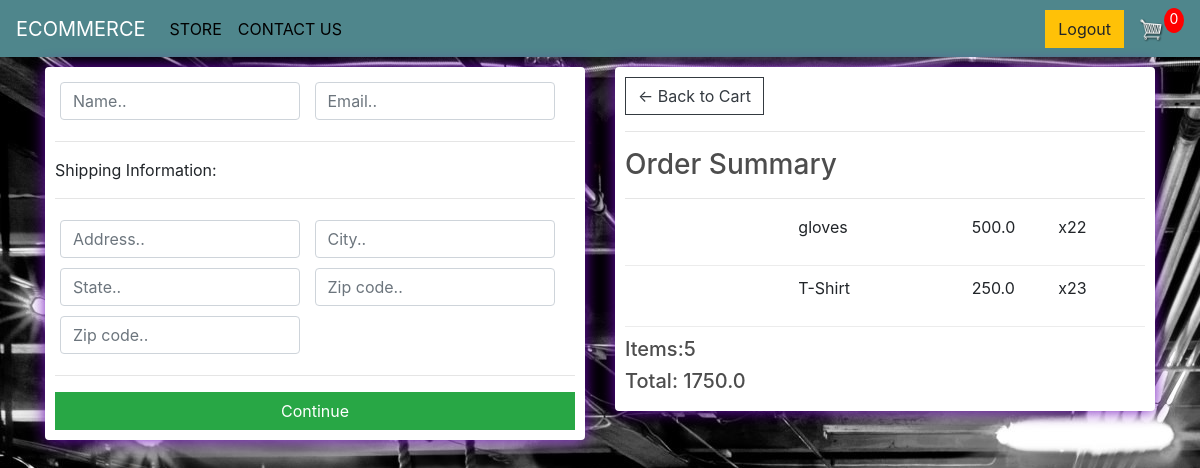
Screenshot of /checkout/ (signed in) with the database file from the repository.
### store/models.py (models this page shows, shortened)
class OrderItem(models.Model):
    product = models.ForeignKey(Product,on_delete=models.SET_NULL,null=True)
    order = models.ForeignKey(Order,on_delete=models.SET_NULL,null=True)
    quantity = models.IntegerField(default=0,null = True,blank=True)
    date_added = models.DateTimeField(auto_now_add=True)
    @property #can access directly in templates
    def get_total(self):
        total = self.product.price*self.quantity
        return total

class Product(models.Model):
    name = models.CharField(max_length=200)
    price = models.FloatField()
    digital = models.BooleanField(default=False,null=True,blank=True)
    image = models.ImageField(null=True,blank=True)

class Order(models.Model):
    customer = models.ForeignKey(Customer,on_delete=models.SET_NULL,null=True,blank=True)
    date_ordered = models.DateTimeField(auto_now_add=True)
    complete = models.BooleanField(default=False)
    transaction_id = models.CharField(max_length=100,null = True)
    @property
    def get_cart_total(self):
        orderitems = self.orderitem_set.all()
        total = sum([item.get_total for item in orderitems])
        return total
    @property
    def get_cart_items(self):
        orderitems = self.orderitem_set.all()
        total = sum([item.quantity for item in orderitems])
        return total

### store/views.py (the view)
# urls.py: path('checkout/', views.checkout, name="checkout"),
def checkout(request):
	if request.user.is_authenticated:
		customer = request.user.customer
		order, created = Order.objects.get_or_create(customer=customer, complete=False)
		items = order.orderitem_set.all()
	else:
		items = []
		order = {'get_cart_total':0, 'get_cart_items':0}
	context = {'items':items, 'order':order}
	return render(request, 'store/checkout.html', context)

### store/templates/store/checkout.html (shortened to what this page needs)
{% extends 'store/main.html' %}
{% load static %}
{% block content %}
     <div class="row">
		<div class="col-lg-6">
			<div class="box-element" id="form-wrapper">
				<form id="form">
					<div id="user-info">
						<div class="form-field">
							<input required class="form-control" type="text" name="name" placeholder="Name..">
						</div>
						<div class="form-field">
							<input required class="form-control" type="email" name="email" placeholder="Email..">
						</div>
					</div>
					<div id="shipping-info">
						<hr>
						<p>Shipping Information:</p>
						<hr>
						<div class="form-field">
							<input class="form-control" type="text" name="address" placeholder="Address..">
						</div>
						<div class="form-field">
							<input class="form-control" type="text" name="city" placeholder="City..">
						</div>
						<div class="form-field">
							<input class="form-control" type="text" name="state" placeholder="State..">
						</div>
						<div class="form-field">
							<input class="form-control" type="text" name="zipcode" placeholder="Zip code..">
						</div>
						<div class="form-field">
							<input class="form-control" type="text" name="country" placeholder="Zip code..">
						</div>
					</div>
					<hr>
					<input id="form-button" class="btn btn-success btn-block" type="submit" value="Continue">
				</form>
			</div>
			<br>
		</div>
		<div class="col-lg-6">
			<div class="box-element">
				<a  class="btn btn-outline-dark" href="{% url 'cart' %}">&#x2190; Back to Cart</a>
				<hr>
				<h3>Order Summary</h3>
				<hr>
				{% for item in items%}
				<div class="cart-row">
					<div style="flex:2"><img class="row-image" src="{{item.product.imageURL}}"></div>
					<div style="flex:2"><p>{{item.product.name}}</p></div>
					<div style="flex:1"><p>{{item.product.price}}</p></div>
					<div style="flex:1"><p>x2{{item.quantity}}</p></div>
				</div>
				{%endfor%}
				<h5>Items:{{order.get_cart_items}}</h5>
				<h5>Total: {{order.get_cart_total}}</h5>
			</div>
		</div>
	</div>
{% endblock content %}

### static/css/main1.css (style rules this page uses)
body { background-color: hsl(0, 25%, 94%); }
h1,h2,h3,h4,h5,h6 { color:hsl(0, 0%, 30%); }
.box-element { box-shadow:hsl(274, 92%, 38%) 0 0 16px; background-color: #fff; border-radius: 4px; padding: 10px; }
.col-lg-4, .col-lg-6, .col-lg-8, .col-lg-12 { margin-top: 10px; }
.btn { border-radius: 0; }
.form-field { width:250px; display: inline-block; padding: 5px; }
.cart-row { display: flex; align-items: flex-stretch; padding-bottom: 10px; margin-bottom: 10px; border-bottom: 1px solid #ececec; }

### rows the page displays
OrderItem: product.name "gloves", product.price "500.0", quantity "2"
OrderItem: product.name "T-Shirt", product.price "250.0", quantity "3"
Order: get_cart_items "5", get_cart_total "1750.0"
